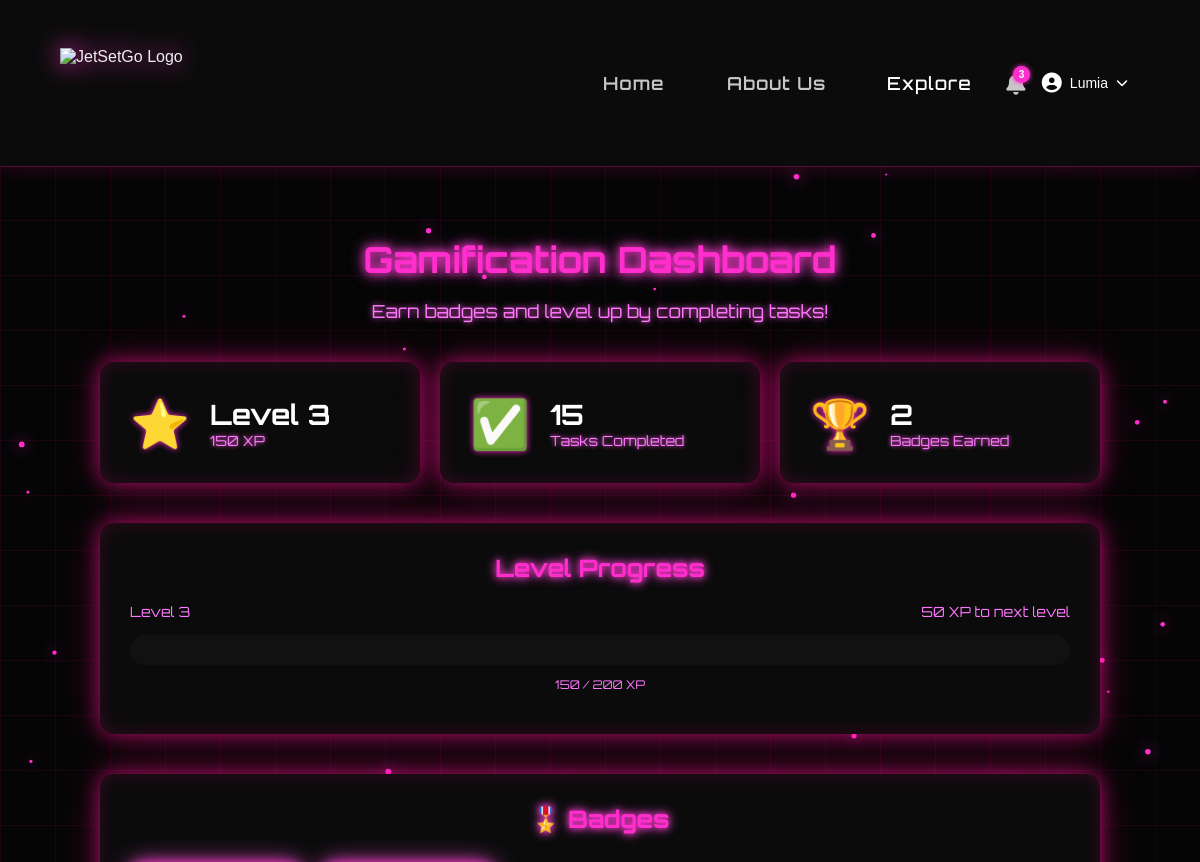
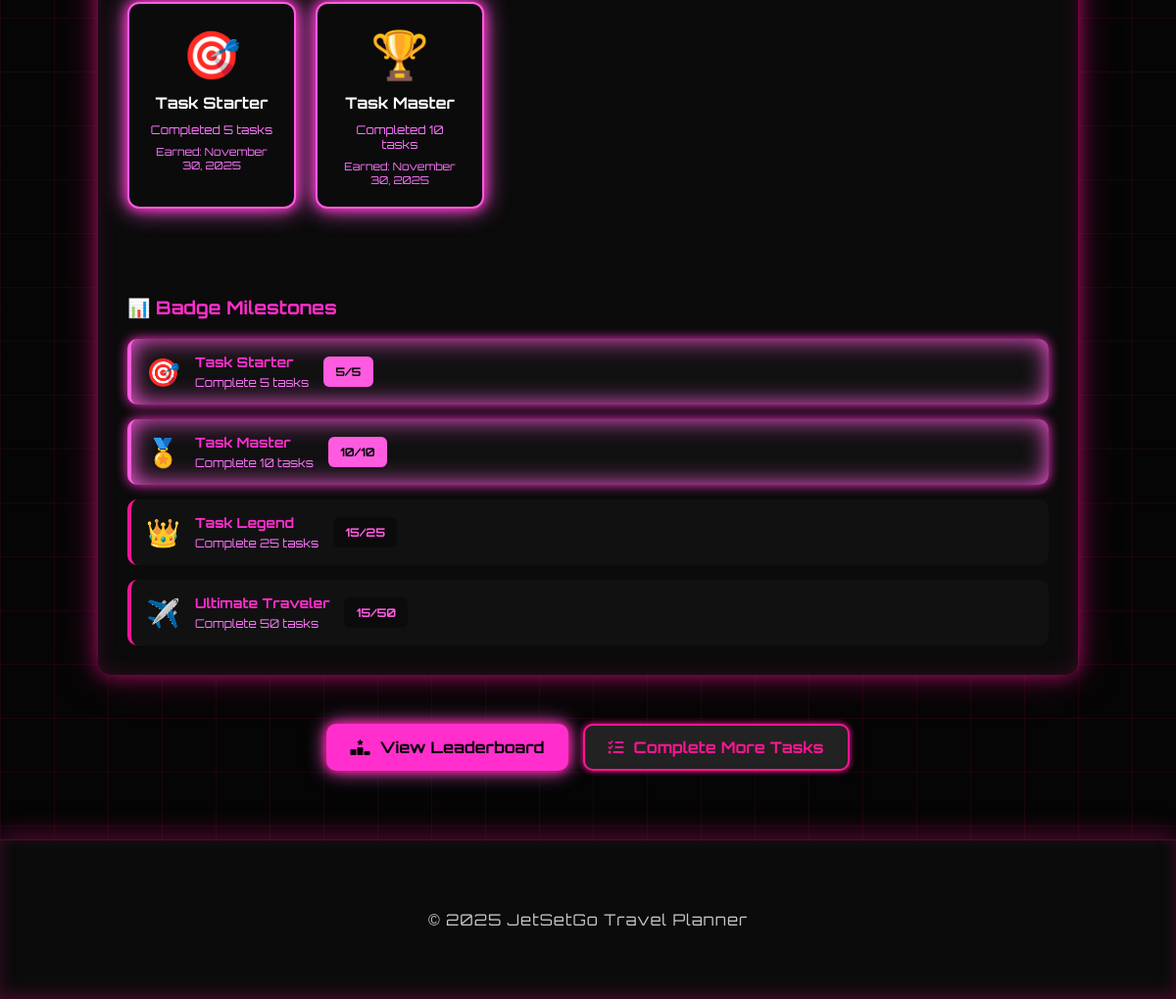
The page /social/gamification (signed in) on the database its author committed (2 pictures, top to bottom).
### app/models.py (models this page shows, shortened)
class User(db.Model):
    __tablename__ = 'user'
    id = db.Column(db.Integer, primary_key=True)
    username = db.Column(db.String(100), nullable=False)
    email = db.Column(db.String(100), unique=True, nullable=False)
    password = db.Column(db.String(200), nullable=False)
    shared_expenses = db.relationship("Expense", secondary=expense_shared, backref="users_shared")
    favorite_destinations = db.relationship(
        "FavoriteDestination",
        secondary=user_favorite_destinations,
        backref=db.backref("users_who_favorited", lazy="dynamic")
    )
    reviews = db.relationship("Review", backref="user", lazy=True, cascade="all, delete-orphan")
    def ensure_stats(self):
        if not self.stats:
            user_stats = UserStats(user_id=self.id)
            db.session.add(user_stats)
            db.session.commit()
        return self.stats

class UserStats(db.Model):
    __tablename__ = "user_stats"
    id = db.Column(db.Integer, primary_key=True)
    user_id = db.Column(db.Integer, db.ForeignKey("user.id"), unique=True, nullable=False)
    total_xp = db.Column(db.Integer, default=0)
    tasks_completed = db.Column(db.Integer, default=0)
    theme = db.Column(db.String(10), default="dark")  # light or dark
    created_at = db.Column(db.DateTime, default=datetime.utcnow)
    updated_at = db.Column(db.DateTime, default=datetime.utcnow, onupdate=datetime.utcnow)
    user = db.relationship("User", backref=db.backref("stats", uselist=False))
    badges = db.relationship("Badge", backref="user_stats", lazy=True, cascade="all, delete-orphan")
    def get_level(self):
        return max(1, self.total_xp // 50)
    def get_level_progress(self):
        current_level = self.get_level()
        current_level_xp = current_level * 50
        next_level_xp = (current_level + 1) * 50
        progress = ((self.total_xp - current_level_xp) / (next_level_xp - current_level_xp)) * 100
        return min(100, progress)

class Badge(db.Model):
    __tablename__ = "badge"
    id = db.Column(db.Integer, primary_key=True)
    user_stats_id = db.Column(db.Integer, db.ForeignKey("user_stats.id"), nullable=False)
    name = db.Column(db.String(100), nullable=False)
    icon = db.Column(db.String(10), nullable=False)
    description = db.Column(db.String(250), nullable=False)
    threshold = db.Column(db.Integer, nullable=False)
    earned_at = db.Column(db.DateTime, default=datetime.utcnow)

### app/routes/social.py (the view)
@social_bp.route("/gamification")
def gamification():
    if "user_id" not in session:
        flash("Please log in to view gamification", "danger")
        return redirect(url_for("auth.login"))
    from app.models import User, Badge
    user = User.query.get(session["user_id"])
    user_stats = user.ensure_stats()
    badges = Badge.query.filter_by(user_stats_id=user_stats.id).all()
    level = user_stats.get_level()
    level_progress = user_stats.get_level_progress()
    current_xp = user_stats.total_xp
    current_level_xp = level * 50
    next_level_xp = (level + 1) * 50
    xp_for_next_level = next_level_xp - current_xp
    return render_template(
        "gamification.html",
        user_stats=user_stats,
        badges=badges,
        level=level,
        level_progress=level_progress,
        xp_for_next_level=xp_for_next_level
    )

### app/templates/gamification.html (shortened to what this page needs)
{% extends 'base.html' %}
{% block content %}
<div class="gamification-container">
    <div class="gamification-header">
        <h1>Gamification Dashboard</h1>
        <p>Earn badges and level up by completing tasks!</p>
    </div>
    <div class="stats-overview">
        <div class="stat-card">
            <div class="stat-icon">⭐</div>
            <div class="stat-content">
                <h3>Level {{ level }}</h3>
                <p>{{ user_stats.total_xp }} XP</p>
            </div>
        </div>
        <div class="stat-card">
            <div class="stat-icon">✅</div>
            <div class="stat-content">
                <h3>{{ user_stats.tasks_completed }}</h3>
                <p>Tasks Completed</p>
            </div>
        </div>
        <div class="stat-card">
            <div class="stat-icon">🏆</div>
            <div class="stat-content">
                <h3>{{ badges|length }}</h3>
                <p>Badges Earned</p>
            </div>
        </div>
    </div>
    <div class="progress-section">
        <h2>Level Progress</h2>
        <div class="level-info">
            <span>Level {{ level }}</span>
            <span>{{ xp_for_next_level }} XP to next level</span>
        </div>
        <div class="progress-bar">
        </div>
        <p class="progress-text">{{ user_stats.total_xp }} / {{ (level + 1) * 50 }} XP</p>
    </div>
    <div class="badges-section">
        <h2>🎖️ Badges</h2>
        {% if badges %}
            <div class="badges-grid">
                {% for badge in badges %}
                    <div class="badge-card earned">
                        <div class="badge-icon">{{ badge.icon }}</div>
                        <h3>{{ badge.name }}</h3>
                        <p>{{ badge.description }}</p>
                        <span class="earned-date">Earned: {{ badge.earned_at.strftime('%B %d, %Y') }}</span>
                    </div>
                {% endfor %}
            </div>
        {% else %}
            <div class="no-badges">
                <p>No badges earned yet. Complete tasks to earn badges!</p>
            </div>
        {% endif %}
        <div class="badge-thresholds">
            <h3>📊 Badge Milestones</h3>
            <div class="threshold-list">
                <div class="threshold-item {% if user_stats.tasks_completed >= 5 %}completed{% endif %}">
                    <span class="threshold-icon">🎯</span>
                    <div class="threshold-info">
                        <h4>Task Starter</h4>
                        <p>Complete 5 tasks</p>
                    </div>
                    <span class="progress-indicator">{{ [user_stats.tasks_completed, 5] | min }}/5</span>
                </div>
                <div class="threshold-item {% if user_stats.tasks_completed >= 10 %}completed{% endif %}">
                    <span class="threshold-icon">🏅</span>
                    <div class="threshold-info">
                        <h4>Task Master</h4>
                        <p>Complete 10 tasks</p>
                    </div>
                    <span class="progress-indicator">{{ [user_stats.tasks_completed, 10] | min }}/10</span>
                </div>
                <div class="threshold-item {% if user_stats.tasks_completed >= 25 %}completed{% endif %}">
                    <span class="threshold-icon">👑</span>
                    <div class="threshold-info">
                        <h4>Task Legend</h4>
                        <p>Complete 25 tasks</p>
                    </div>
                    <span class="progress-indicator">{{ [user_stats.tasks_completed, 25] | min }}/25</span>
                </div>
                <div class="threshold-item {% if user_stats.tasks_completed >= 50 %}completed{% endif %}">
                    <span class="threshold-icon">✈️</span>
                    <div class="threshold-info">
                        <h4>Ultimate Traveler</h4>
                        <p>Complete 50 tasks</p>
                    </div>
                    <span class="progress-indicator">{{ [user_stats.tasks_completed, 50] | min }}/50</span>
                </div>
            </div>
        </div>
    </div>
    <div class="action-buttons">
        <a href="{{ url_for('social.leaderboard') }}" class="btn btn-primary" style="width: auto;">
            <i class="fas fa-ranking-star"></i> View Leaderboard
        </a>
        <a href="{{ url_for('tasks.view_tasks') }}" class="btn btn-secondary" style="width: auto;">
            <i class="fas fa-tasks"></i> Complete More Tasks
        </a>
    </div>
</div>
{% endblock %}

### app/templates/base.html (shortened to what this page needs)
<!DOCTYPE html>
<html lang="en">
<head>
    <link rel="stylesheet" href="{{ url_for('static', filename='css/style.css') }}">
    <link rel="stylesheet"
          href="https://cdnjs.cloudflare.com/ajax/libs/font-awesome/6.5.0/css/all.min.css">
</head>
<body>
<header>
    <div class="container nav-container">
        <img src="{{ url_for('static', filename='images/logo.png') }}" alt="JetSetGo Logo" class="logo">
        <nav>
            {% if 'user_id' in session and 'user_email' in session %}
            <a href="{{ url_for('view.user_home') }}">Home</a>
            {% else %}
            <a href="{{ url_for('view.landing') }}">Home</a>
            {% endif %}
            <a href="{{ url_for('main.about') }}">About Us</a>
            <a href="{{ url_for('social.explore') }}" class="nav-explore">Explore</a>
            <div class="notif-wrapper">
                <i class="fas fa-bell notif-bell" id="notifBell"></i>
                <span id="notifBadge" class="notif-badge" style="display:none;">0</span>
            </div>
            {% if 'user_id' in session and 'user_email' in session %}
                <div class="user-dropdown-wrapper">
                    <button class="user-dropdown-toggle">
                        <i class="fas fa-user-circle"></i>
                        <span class="username-display">{{ session.get('user_name', 'User') }}</span>
                        <i class="fas fa-chevron-down"></i>
                    </button>
                </div>
            {% else %}
                <a href="{{ url_for('auth.login') }}">Login</a>
                <a href="{{ url_for('auth.register') }}">Register</a>
            {% endif %}
        </nav>
    </div>
</header>
<main class="container">
    {% block content %}{% endblock %}
</main>
<footer>
    <div class="container">
        <p>&copy; {{ 2025 }} JetSetGo Travel Planner</p>
    </div>
</footer>
</body>
</html>

### app/static/css/style.css (style rules this page uses)
:root { --bg-color: #000000; --text-color: #f2f2f2; --soft-text: #c7c7c7; --card-bg: rgba(10, 10, 10, 0.8); --border-color: #ff2ecc; --neon-pink: #ff2ecc; --neon-hover: #ff5be0; }
body { background: var(--bg-color); color: var(--text-color); font-family: "Inter", sans-serif; margin: 0; padding: 0; opacity: 0; animation: fadeIn 0.9s ease-out forwards; }
a { transition: opacity 0.3s ease; }
.container { width: 90%; max-width: 1150px; margin: auto; }
body::before { content: ""; position: fixed; top: 0; left: 0; width: 100%; height: 100%; background-image: linear-gradient(rgba(255, 20, 147, 0.08) 1px, transparent 1px), linear-gradient(90deg, rgba(255, 20, 147, 0.08) 1px, transparent 1px); background-size: 55px 55px; animation: gridMove 32s linear infinite; z-index: -3; pointer-events: none !important; }
header { background: #0b0b0b; padding: 18px 0; border-bottom: 1px solid rgba(255, 20, 147, 0.3); box-shadow: 0 0 20px rgba(255, 20, 147, 0.2); position: relative; z-index: 20; }
header .container { display: flex; justify-content: space-between; align-items: center; }
.logo { height: 70px; filter: drop-shadow(0 0 12px var(--neon-pink)); }
nav a { margin-left: 30px; text-decoration: none; color: var(--soft-text); font-size: 18px; font-family: "Orbitron", sans-serif; letter-spacing: 1px; font-weight: 600; padding: 10px 14px; transition: 0.25s ease; position: relative; z-index: 20; }
.btn { width: 100%; padding: 12px 0; background: var(--neon-pink); color: #000; border: none; font-weight: 600; font-size: 16px; margin-top: 10px; border-radius: 8px; cursor: pointer; transition: 0.25s ease; box-shadow: 0 0 12px var(--neon-pink); position: relative; z-index: 20; }
footer { background: #0b0b0b; padding: 25px 0; text-align: center; color: var(--soft-text); border-top: 1px solid rgba(255, 20, 147, 0.25); font-family: "Orbitron", sans-serif; letter-spacing: 1px; box-shadow: 0 -5px 25px rgba(255, 20, 147, 0.3), inset 0 -5px 15px rgba(255, 20, 147, 0.2); position: relative; z-index: 20; }
.container { max-width: 1200px; margin: auto; padding: 30px 15px; position: relative; z-index: 10; }
.container h2 { color: var(--neon-pink); text-align: center; font-family: "Orbitron", sans-serif; text-shadow: 0 0 15px var(--neon-pink); margin-bottom: 40px; }
.btn-primary { background: var(--neon-pink) !important; color: #000 !important; border: none !important; box-shadow: 0 0 12px var(--neon-pink); }
body { background: #050505; color: #eee; font-family: 'Poppins', sans-serif; }
.btn, .btn-small, .btn-clear { padding: 10px 18px; border: none; border-radius: 8px; background: var(--neon-pink); color: #000; cursor: pointer; font-weight: bold; transition: 0.2s ease; }
.notif-wrapper { position: relative; display: inline-block; margin-left: 18px; }
.notif-bell { font-size: 22px; color: var(--soft-text); cursor: pointer; transition: 0.25s ease; text-shadow: none; position: relative; top: 2px; }
.notif-badge { position: absolute; top: -5px; right: -5px; background: var(--neon-pink); color: white; font-size: 10px; padding: 3px 6px; border-radius: 50%; font-weight: bold; box-shadow: 0 0 5px var(--neon-pink); }

### app/templates/base.html (style rules this page uses)
.nav-explore { color: white; text-decoration: none; font-weight: 500; transition: all 0.3s; padding: 8px 12px; border-radius: 6px; }
.user-dropdown-wrapper { position: relative; display: inline-block; }
.user-dropdown-toggle { background: none; border: none; color: white; cursor: pointer; display: flex; align-items: center; gap: 8px; font-size: 14px; transition: opacity 0.3s; padding: 8px 12px; border-radius: 6px; }
.user-dropdown-toggle i:first-child { font-size: 20px; }
.user-dropdown-toggle i:last-child { font-size: 12px; transition: transform 0.3s; }

### rows shown on the page
User: get "Lumia"
UserStats: total_xp "150", tasks_completed "15"
Badge: icon "🎯", name "Task Starter", description "Completed 5 tasks", earned_at "November 30, 2025"
Badge: icon "🏆", name "Task Master", description "Completed 10 tasks", earned_at "November 30, 2025"

### other values the page prints
{{ level }} "3"
{{ badges|length }} "2"
{{ xp_for_next_level }} "50"
{{ (level + 1) * 50 }} "200"
{{ [user_stats.tasks_completed, 5] | min }} "5"
{{ [user_stats.tasks_completed, 10] | min }} "10"
{{ [user_stats.tasks_completed, 25] | min }} "15"
{{ [user_stats.tasks_completed, 50] | min }} "15"
{{ 2025 }} "2025"
